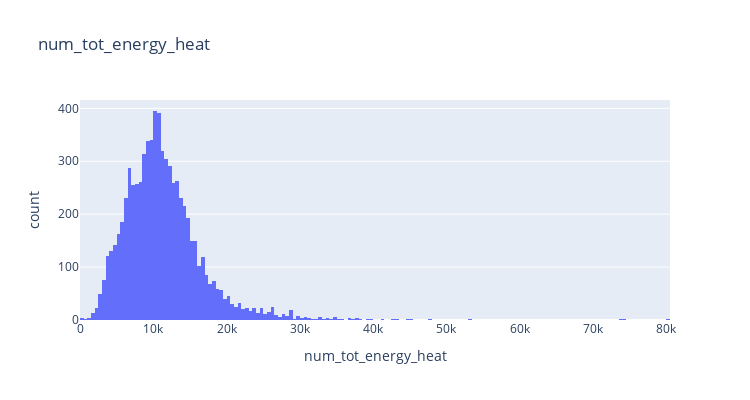

The cell this chart's notebook holds for it:
### Code cell
# Check distribution of num_tot_energy_heat.
fig_tmp = px.histogram(df_merged, x= "num_tot_energy_heat", title= "num_tot_energy_heat")
fig_tmp.update_layout(width= 750, height= 400)
fig_tmp.show()

### Figure 1 — Plotly figure (JSON) as saved in the notebook; plotly's stock layout.template omitted (floating-point values rounded to 4 significant figures; data arrays with more than 128 entries replaced by an {"elided": "..."} marker saying what was removed)
{"data": [{"alignmentgroup": "True", "bingroup": "x", "hovertemplate": "num_tot_energy_heat=%{x}<br>count=%{y}<extra></extra>", "legendgroup": "", "marker": {"color": "#636efa", "pattern": {"shape": ""}}, "name": "", "offsetgroup": "", "orientation": "v", "showlegend": false, "type": "histogram", "x": {"elided": "7377 float values"}, "xaxis": "x", "yaxis": "y"}], "layout": {"barmode": "relative", "height": 400, "legend": {"tracegroupgap": 0}, "title": {"text": "num_tot_energy_heat"}, "width": 750, "xaxis": {"anchor": "y", "domain": [0, 1], "title": {"text": "num_tot_energy_heat"}}, "yaxis": {"anchor": "x", "domain": [0, 1], "title": {"text": "count"}}}}
